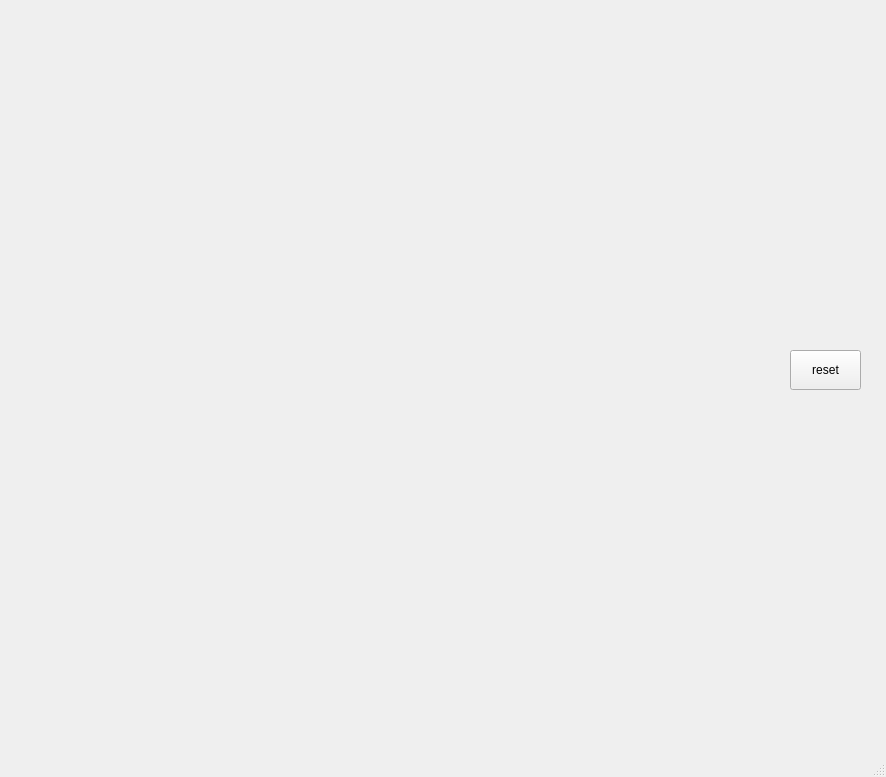
<?xml version="1.0" encoding="UTF-8"?>
<ui version="4.0">
 <class>MainWindow</class>
 <widget class="QMainWindow" name="MainWindow">
  <property name="geometry">
   <rect>
    <x>0</x>
    <y>0</y>
    <width>886</width>
    <height>777</height>
   </rect>
  </property>
  <property name="windowTitle">
   <string>MainWindow</string>
  </property>
  <widget class="QWidget" name="centralwidget">
   <widget class="QPushButton" name="pb">
    <property name="geometry">
     <rect>
      <x>790</x>
      <y>350</y>
      <width>71</width>
      <height>40</height>
     </rect>
    </property>
    <property name="toolTip">
     <string>555</string>
    </property>
    <property name="text">
     <string>reset</string>
    </property>
    <property name="iconSize">
     <size>
      <width>40</width>
      <height>40</height>
     </size>
    </property>
   </widget>
  </widget>
  <widget class="QMenuBar" name="menubar">
   <property name="geometry">
    <rect>
     <x>0</x>
     <y>0</y>
     <width>886</width>
     <height>21</height>
    </rect>
   </property>
  </widget>
  <widget class="QStatusBar" name="statusbar"/>
 </widget>
 <resources/>
 <connections/>
</ui>
